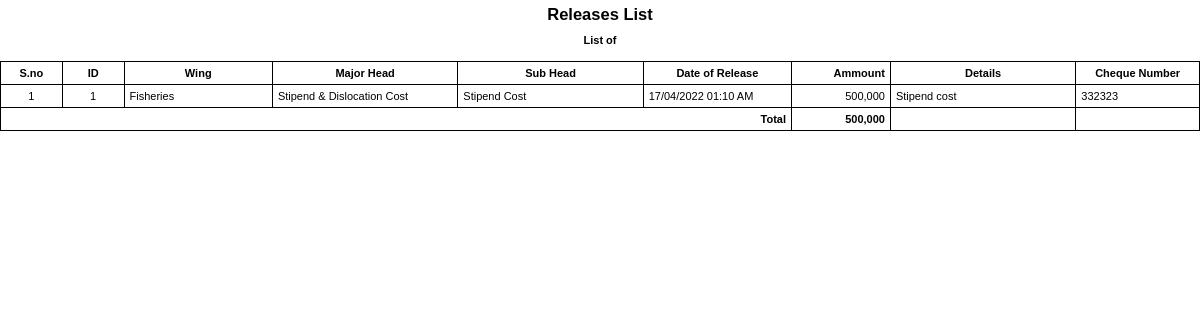
Before: /transaction_manage.php?tab=report (signed in) with the older database file.
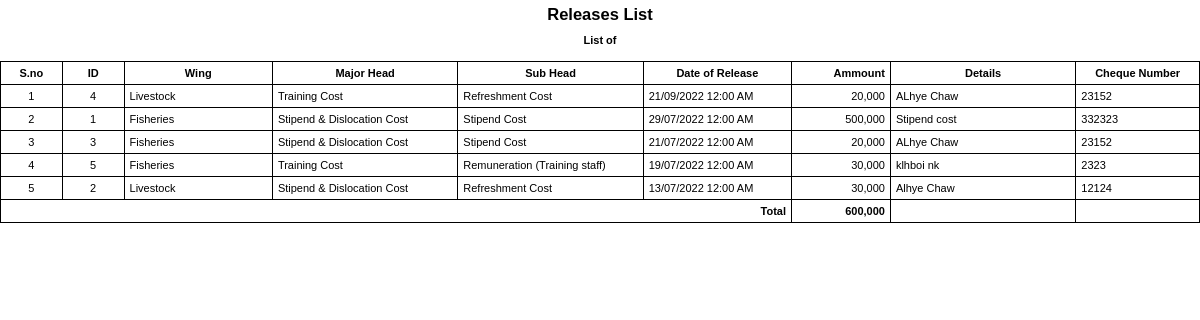
After: the same page with the newer database file.
### tables this page shows
CREATE TABLE `transaction` (
  `id` int NOT NULL,
  `wing_id` int DEFAULT NULL,
  `account_id` int NOT NULL,
  `reference_id` int NOT NULL DEFAULT '0',
  `code` varchar(50) NOT NULL,
  `datetime_added` date NOT NULL,
  `amount` decimal(10,2) NOT NULL,
  `details` text NOT NULL,
  `cheque_number` varchar(50) NOT NULL,
  `added_by` int NOT NULL DEFAULT '0',
  `status` int NOT NULL DEFAULT '1',
  `ts` timestamp NOT NULL DEFAULT CURRENT_TIMESTAMP ON UPDATE CURRENT_TIMESTAMP
);

CREATE TABLE `wing` (
  `id` int NOT NULL,
  `title` varchar(200) NOT NULL,
  `status` int NOT NULL DEFAULT '1',
  `ts` timestamp NOT NULL DEFAULT CURRENT_TIMESTAMP ON UPDATE CURRENT_TIMESTAMP
);

CREATE TABLE `account` (
  `id` int NOT NULL,
  `wing_id` int DEFAULT NULL,
  `parent_id` int DEFAULT NULL,
  `code` varchar(50) NOT NULL,
  `title` varchar(50) NOT NULL,
  `type` int DEFAULT NULL,
  `description` varchar(1000) DEFAULT NULL,
  `balance` decimal(10,2) NOT NULL,
  `is_petty_cash` int NOT NULL DEFAULT '0',
  `status` int NOT NULL DEFAULT '1',
  `ts` timestamp NOT NULL DEFAULT CURRENT_TIMESTAMP ON UPDATE CURRENT_TIMESTAMP
);

### include/db.php (called while the page is built, shortened)
<?php
function doquery($qr,$lnk){
	@$res=mysqli_query($lnk,$qr) or die($qr." - ".mysqli_error($lnk));
	return $res;
}
function dofetch($rs){
	@$rec=mysqli_fetch_array($rs);
	return $rec;
}
function numrows($rs){
	return mysqli_num_rows($rs);
}

### include/utility.php (called while the page is built, shortened)
<?php
function slash($str){
	if(!is_array($str))
		return utf8_encode(addslashes($str));
	else{
		for($i=0; $i<count($str); $i++)
			$str[$i]=slash($str[$i]);
		return $str;
	}
}
function unslash($str){
	return stripslashes(utf8_decode($str));
	}
function datetime_convert($date_added){
	return date("d/m/Y h:i A", strtotime($date_added));
}
function get_field($table_id, $table, $field_name='title'){
 	global $dblink;
 	$rs=doquery("select ".$field_name." from $table where id='".$table_id."'", $dblink);
 	if(numrows($rs)>0){
 		$r=dofetch($rs);
 		return unslash($r[$field_name]);
 	}
}
function curr_format($amount){
	return ($amount<0?'(':'').number_format(abs($amount), 0, '.',',').($amount<0?')':'');
}

### modules/transaction/print_do.php (the view, shortened to what this page needs)
<?php
$rs = doquery( $sql, $dblink );
?>
<table width="100%" cellspacing="0" cellpadding="0">
<tr class="head">
	<th colspan="9">
    	<h2>Releases List</h2>
        <p>
        	<?php
			echo "List of";
			?>
        </p>
    </th>
</tr>
<tr>
    <th width="5%" align="center">S.no</th>
    <th width="5%" align="center">ID</th>
    <th width="12%">Wing</th>
    <th width="15%">Major Head</th>
    <th width="15%">Sub Head</th>
    <th width="12%">Date of Release</th>
    <th width="8%" class="text-right">Ammount</th>
    <th width="15%">Details</th>
    <th width="10%">Cheque Number</th>
</tr>
<?php
$total_amount = 0;
if( numrows( $rs ) > 0 ) {
	$sn = 1;
	while( $r = dofetch( $rs ) ) {
        $total_amount += $r["amount"];
		?>
		<tr>
        	<td align="center"><?php echo $sn++?></td>
           	<td align="center"><?php echo $r["id"]?></td>
            <td><?php echo get_field($r["wing_id"], "wing","title");?></td>
            <td><?php echo get_field($r["account_id"], "account","title");?></td>
            <td><?php echo get_field($r["reference_id"], "account","title");?></td>
            <td><?php echo datetime_convert($r["datetime_added"]); ?></td>
            <td class="text-right"><?php echo curr_format(unslash($r["amount"])); ?></td>
            <td><?php echo slash($r["details"]); ?></td>
            <td><?php echo unslash($r["cheque_number"]); ?></td>
        </tr>
		<?php
	}
}
?>
<tr>
    <th colspan="6" class="text-right">Total</th>
    <th class="text-right"><?php echo curr_format($total_amount);?></th>
    <th></th>
    <th></th>
</tr>
</table>
<?php
die;

### transaction_manage.php (shortened to what this page needs)
<?php
include("include/db.php");
include("include/utility.php");
$tab_array=array("list", "add", "edit", "status", "delete", "bulk_action", "report", "csv_report");
if(isset($_REQUEST["tab"]) && in_array($_REQUEST["tab"], $tab_array)){
	$tab=$_REQUEST["tab"];
}
else{
	$tab="list";
}
$extra='';
$sql="select * from transaction where 1 $extra order by datetime_added desc";
switch($tab){
	case 'report':
		include("modules/transaction/print_do.php");
	break;
}
?>

### modules/transaction/print_do.php (style rules this page uses)
h1, h2, h3, p { margin: 0 0 10px; }
.head th, .head td { border:0; }
th, td { border: solid 1px #000; padding: 5px 5px; font-size: 11px; vertical-align:top; }
table { border-collapse: collapse; max-width:1200px; margin:0 auto; }
.text-right { text-align:right }

Changed rows visible on the page:
added transaction: id "4", wing.title "Livestock", account.title "Training Cost", reference.title "Refreshment Cost", datetime_added "21/09/2022 12:00 AM", amount "20,000", details "ALhye Chaw", cheque_number "23152"
changed transaction "Stipend cost": datetime_added "17/04/2022 01:10 AM" → "29/07/2022 12:00 AM"
added transaction: id "3", wing.title "Fisheries", account.title "Stipend & Dislocation Cost", reference.title "Stipend Cost", datetime_added "21/07/2022 12:00 AM", amount "20,000", details "ALhye Chaw", cheque_number "23152"
added transaction: id "5", wing.title "Fisheries", account.title "Training Cost", reference.title "Remuneration (Training staff)", datetime_added "19/07/2022 12:00 AM", amount "30,000", details "klhboi nk", cheque_number "2323"
added transaction: id "2", wing.title "Livestock", account.title "Stipend & Dislocation Cost", reference.title "Refreshment Cost", datetime_added "13/07/2022 12:00 AM", amount "30,000", details "Alhye Chaw", cheque_number "12124"
Other visible differences:
curr_format($total_amount): "500,000" → "600,000"
